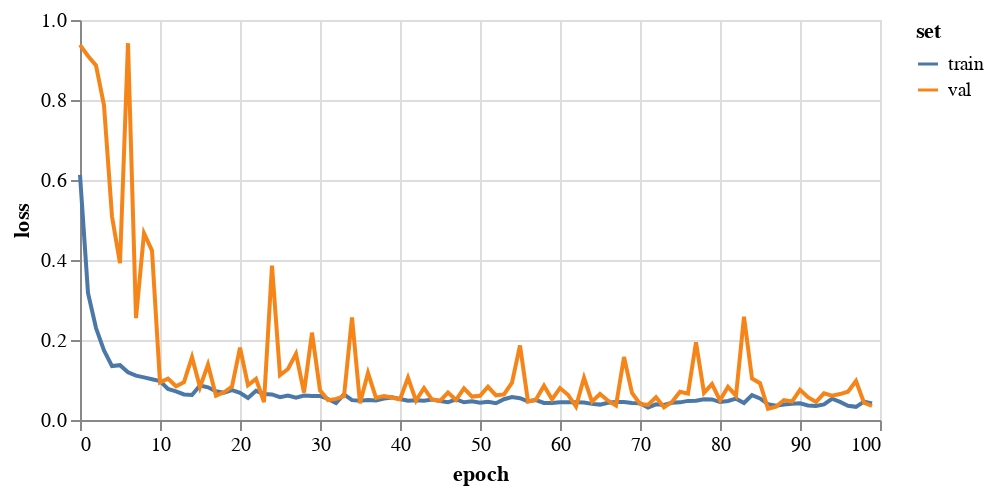

The cell this chart's notebook holds for it:
### Markdown cell above
## 3. Initial training

### Code cell
saveDir = 'results/transferLrn_endloads_des7_02/'
epochs = 100
ptrGcn = FeaStNet()
history = ptrGcn.trainModel(pretrainData, pretrainValData, 
                            epochs=epochs,
                            saveDir=saveDir+f'preTrain/gcn/')

ptrGcnCheckptFile = ptrGcn.checkptFile
plotHistory(history)

### Figure 1 — Vega-Lite specification as saved in the notebook (floating-point values rounded to 4 significant figures)
{"config": {"view": {"continuousWidth": 400, "continuousHeight": 300}}, "data": {"name": "data-c3a3bcf0f8b315cb3adf31f4b2199487"}, "mark": "line", "encoding": {"color": {"type": "nominal", "field": "set"}, "tooltip": [{"type": "quantitative", "field": "epoch"}, {"type": "quantitative", "field": "value"}], "x": {"type": "quantitative", "field": "epoch"}, "y": {"type": "quantitative", "axis": {"title": "loss"}, "field": "value"}}, "height": 200, "transform": [{"fold": ["train", "val"], "as": ["set", "value"]}], "width": 400, "$schema": "https://vega.github.io/schema/vega-lite/v4.8.1.json", "datasets": {"data-c3a3bcf0f8b315cb3adf31f4b2199487": [{"train": 0.613, "val": 0.9377, "epoch": 0}, {"train": 0.3178, "val": 0.9101, "epoch": 1}, {"train": 0.2299, "val": 0.8866, "epoch": 2}, {"train": 0.1737, "val": 0.7866, "epoch": 3}, {"train": 0.1349, "val": 0.5087, "epoch": 4}, {"train": 0.137, "val": 0.392, "epoch": 5}, {"train": 0.1193, "val": 0.942, "epoch": 6}, {"train": 0.1108, "val": 0.2547, "epoch": 7}, {"train": 0.1065, "val": 0.4668, "epoch": 8}, {"train": 0.1017, "val": 0.4235, "epoch": 9}, {"train": 0.09713, "val": 0.09414, "epoch": 10}, {"train": 0.07749, "val": 0.1035, "epoch": 11}, {"train": 0.07147, "val": 0.08426, "epoch": 12}, {"train": 0.06386, "val": 0.09448, "epoch": 13}, {"train": 0.06256, "val": 0.157, "epoch": 14}, {"train": 0.0863, "val": 0.08179, "epoch": 15}, {"train": 0.0818, "val": 0.1384, "epoch": 16}, {"train": 0.07172, "val": 0.06076, "epoch": 17}, {"train": 0.06799, "val": 0.06925, "epoch": 18}, {"train": 0.07468, "val": 0.08355, "epoch": 19}, {"train": 0.06802, "val": 0.1811, "epoch": 20}, {"train": 0.05509, "val": 0.08683, "epoch": 21}, {"train": 0.073, "val": 0.1027, "epoch": 22}, {"train": 0.06515, "val": 0.04495, "epoch": 23}, {"train": 0.06392, "val": 0.386, "epoch": 24}, {"train": 0.057, "val": 0.1119, "epoch": 25}, {"train": 0.06131, "val": 0.1276, "epoch": 26}, {"train": 0.05591, "val": 0.1655, "epoch": 27}, {"train": 0.06124, "val": 0.06874, "epoch": 28}, {"train": 0.06009, "val": 0.2184, "epoch": 29}, {"train": 0.0602, "val": 0.07404, "epoch": 30}, {"train": 0.05251, "val": 0.04972, "epoch": 31}, {"train": 0.04256, "val": 0.05271, "epoch": 32}, {"train": 0.06394, "val": 0.05911, "epoch": 33}, {"train": 0.04965, "val": 0.2565, "epoch": 34}, {"train": 0.0483, "val": 0.04202, "epoch": 35}, {"train": 0.05008, "val": 0.1179, "epoch": 36}, {"train": 0.04906, "val": 0.05535, "epoch": 37}, {"train": 0.05361, "val": 0.05961, "epoch": 38}, {"train": 0.05649, "val": 0.05614, "epoch": 39}, {"train": 0.05235, "val": 0.05131, "epoch": 40}, {"train": 0.04798, "val": 0.1058, "epoch": 41}, {"train": 0.04913, "val": 0.04827, "epoch": 42}, {"train": 0.04791, "val": 0.07987, "epoch": 43}, {"train": 0.05093, "val": 0.0512, "epoch": 44}, {"train": 0.04753, "val": 0.04806, "epoch": 45}, {"train": 0.04425, "val": 0.06843, "epoch": 46}, {"train": 0.0517, "val": 0.05031, "epoch": 47}, {"train": 0.0443, "val": 0.07884, "epoch": 48}, {"train": 0.04677, "val": 0.05858, "epoch": 49}, {"train": 0.04302, "val": 0.06039, "epoch": 50}, {"train": 0.04551, "val": 0.08306, "epoch": 51}, {"train": 0.04184, "val": 0.0617, "epoch": 52}, {"train": 0.05189, "val": 0.0639, "epoch": 53}, {"train": 0.05746, "val": 0.09354, "epoch": 54}, {"train": 0.05445, "val": 0.1865, "epoch": 55}, {"train": 0.04652, "val": 0.04631, "epoch": 56}, {"train": 0.04999, "val": 0.05108, "epoch": 57}, {"train": 0.04267, "val": 0.08567, "epoch": 58}, {"train": 0.04229, "val": 0.05162, "epoch": 59}, {"train": 0.04462, "val": 0.0798, "epoch": 60}, {"train": 0.04441, "val": 0.06312, "epoch": 61}, {"train": 0.0445, "val": 0.03361, "epoch": 62}, {"train": 0.04374, "val": 0.1056, "epoch": 63}, {"train": 0.04031, "val": 0.04596, "epoch": 64}, {"train": 0.03846, "val": 0.06501, "epoch": 65}, {"train": 0.04304, "val": 0.0483, "epoch": 66}, {"train": 0.0452, "val": 0.0361, "epoch": 67}, {"train": 0.04481, "val": 0.1574, "epoch": 68}, {"train": 0.04265, "val": 0.06766, "epoch": 69}, {"train": 0.04172, "val": 0.04003, "epoch": 70}, {"train": 0.03138, "val": 0.03759, "epoch": 71}, {"train": 0.03913, "val": 0.05687, "epoch": 72}, {"train": 0.03781, "val": 0.03163, "epoch": 73}, {"train": 0.04302, "val": 0.04532, "epoch": 74}, {"train": 0.04411, "val": 0.07044, "epoch": 75}, {"train": 0.04774, "val": 0.06601, "epoch": 76}, {"train": 0.04842, "val": 0.1945, "epoch": 77}, {"train": 0.05195, "val": 0.06768, "epoch": 78}, {"train": 0.05141, "val": 0.08973, "epoch": 79}, {"train": 0.0448, "val": 0.04916, "epoch": 80}, {"train": 0.04744, "val": 0.08292, "epoch": 81}, {"train": 0.0534, "val": 0.06077, "epoch": 82}, {"train": 0.04245, "val": 0.2582, "epoch": 83}, {"train": 0.06223, "val": 0.1039, "epoch": 84}, {"train": 0.05392, "val": 0.09202, "epoch": 85}, {"train": 0.03961, "val": 0.02789, "epoch": 86}, {"train": 0.03581, "val": 0.03304, "epoch": 87}, {"train": 0.03857, "val": 0.04984, "epoch": 88}, {"train": 0.04039, "val": 0.04617, "epoch": 89}, {"train": 0.04198, "val": 0.07538, "epoch": 90}, {"train": 0.03627, "val": 0.05703, "epoch": 91}, {"train": 0.0352, "val": 0.04512, "epoch": 92}, {"train": 0.03909, "val": 0.06682, "epoch": 93}, {"train": 0.05314, "val": 0.06083, "epoch": 94}, {"train": 0.04512, "val": 0.06479, "epoch": 95}, {"train": 0.03577, "val": 0.07059, "epoch": 96}, {"train": 0.03294, "val": 0.09758, "epoch": 97}, {"train": 0.04584, "val": 0.04299, "epoch": 98}, {"train": 0.04137, "val": 0.03502, "epoch": 99}]}}
